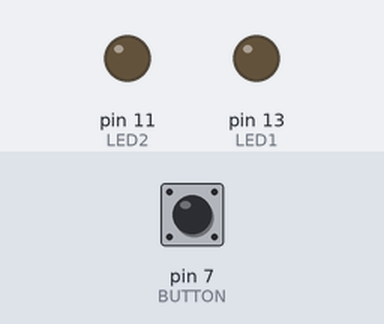
A sketch run on a simulated Arduino Uno, built with avr-gcc and run on an emulated ATmega328P. Parts: output pins drawn as LEDs (lit = HIGH). Dashed ring = blinking. The test bench sets the inputs (shaded band); at power-on: pin 7 (BUTTON) LOW.

Above: at 1.4 s.
1.5 s: pin 7 (BUTTON) pulled HIGH for 0.35 s
At 1.57 s:
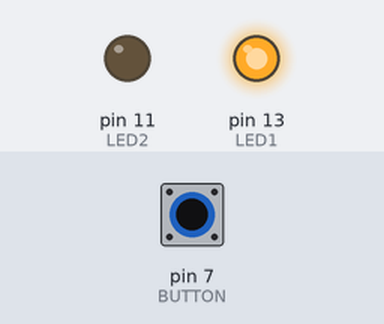
3.4 s: pin 7 (BUTTON) pulled HIGH for 1 s
At 5.0 s:
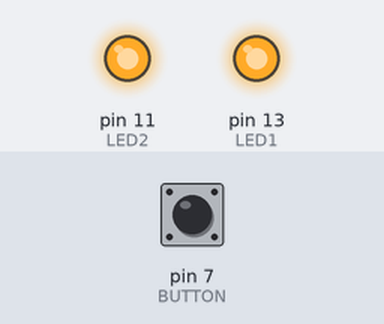
6.4 s: pin 7 (BUTTON) pulled HIGH for 3.2 s
At 7.27 s:
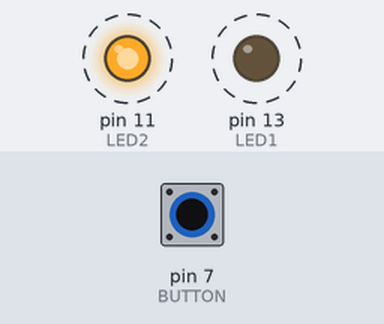
Timing chart, 0 to 11.0 s (numbered marks = the images above; inputs shaded):
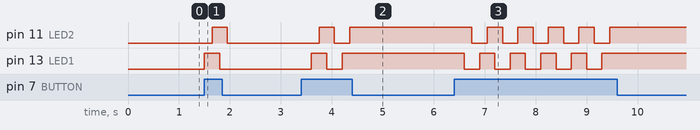

Measured:
- after the input at 1.5 s, pin 11 (LED2): LOW → HIGH after 0.15 s, → LOW 0.30 s later; pin 13 (LED1): LOW → HIGH at once, → LOW 0.30 s later
- after the input at 3.4 s, pin 11 (LED2): LOW → HIGH after 0.35 s, → LOW 0.30 s later, → HIGH 0.30 s later; pin 13 (LED1): LOW → HIGH after 0.20 s, → LOW 0.30 s later, → HIGH 0.30 s later
- after the input at 6.4 s, pin 11 (LED2): alternates HIGH for 0.30 s and LOW for 0.30 s, 10 changes in all, then stays HIGH, starting after 0.35 s; pin 13 (LED1): alternates HIGH for 0.30 s and LOW for 0.30 s, 10 changes in all, then stays HIGH, starting after 0.20 s

The sketch:

test.ino
```cpp
/* A simple program to sequentially turn on and turn off 3 LEDs */

int BUTTON = 7;
int LED1 = 13;
boolean on = false;
int buttonState = 0;
int LED2 = 11;
//int LED3 = 10;
//int LED4 = 9;

void setup() {
   pinMode(BUTTON, INPUT);
   pinMode(LED1, OUTPUT);
   pinMode(LED2, OUTPUT);
//   pinMode(LED3, OUTPUT);
//   pinMode(LED4, OUTPUT);
}


void loop() {

  buttonState = digitalRead(BUTTON);
  if(buttonState == HIGH) {
    if(on == true){
      on=false;
    } else{
      on=true;
    }
  }

  if (on == true){
    digitalWrite(LED1, HIGH);
    delay(150);
    digitalWrite(LED2, HIGH);
  }
  else{
    digitalWrite(LED1, LOW);
    delay(150);
    digitalWrite(LED2,LOW);
  }

  delay(150);

//  digitalWrite(LED1, HIGH);    // turn on LED1
//  delay(200);                  // wait for 200ms
//  digitalWrite(LED2, HIGH);    // turn on LED2
//  delay(200);                  // wait for 200ms
//  digitalWrite(LED3, HIGH);    // turn on LED3
//  delay(200);                  // wait for 200ms
//  digitalWrite(LED4, HIGH);
//  delay(200);
//  digitalWrite(LED1, LOW);     // turn off LED1
//  delay(300);                  // wait for 300ms
//  digitalWrite(LED2, LOW);     // turn off LED2
//  delay(300);                  // wait for 300ms
//  digitalWrite(LED3, LOW);     // turn off LED3
//  delay(300);                  // wait for 300ms before running program all over again
//  digitalWrite(LED4, LOW);     // turn off LED4
//  delay(300);
}
```
